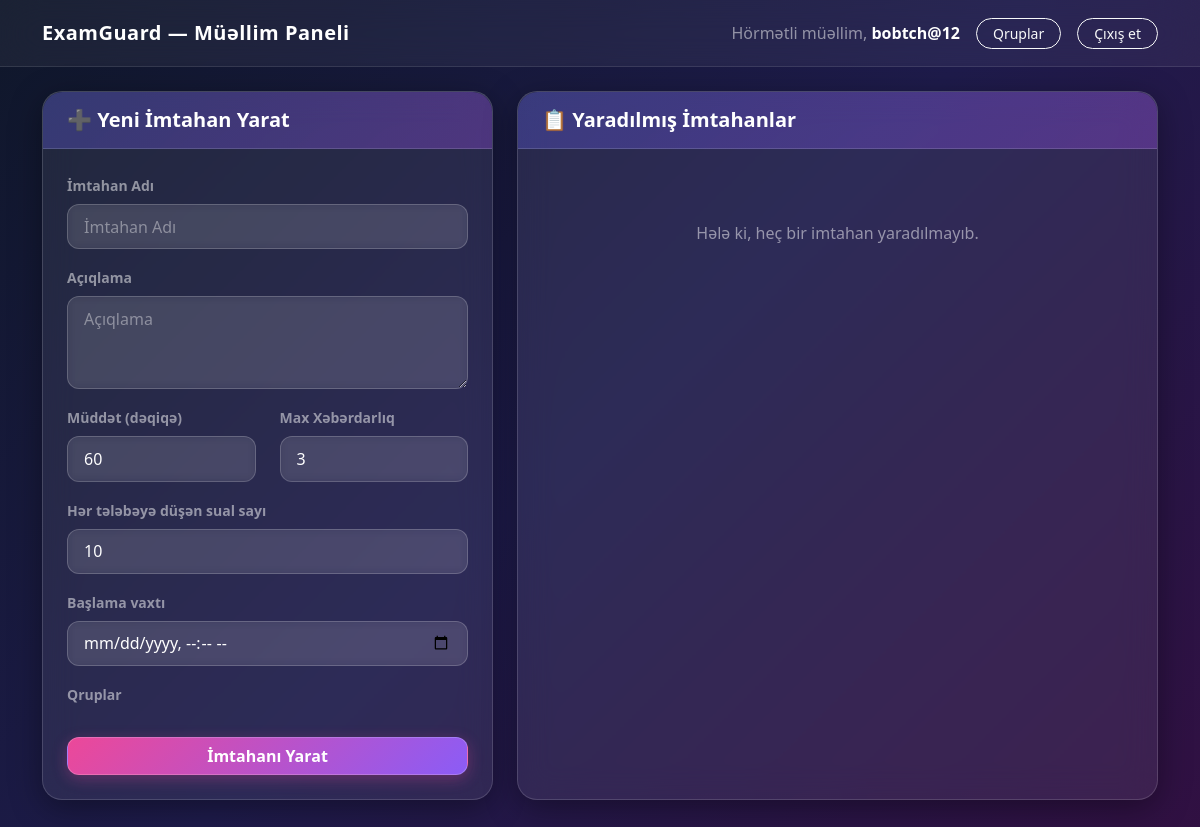
Before: / (signed in) with the older database file.
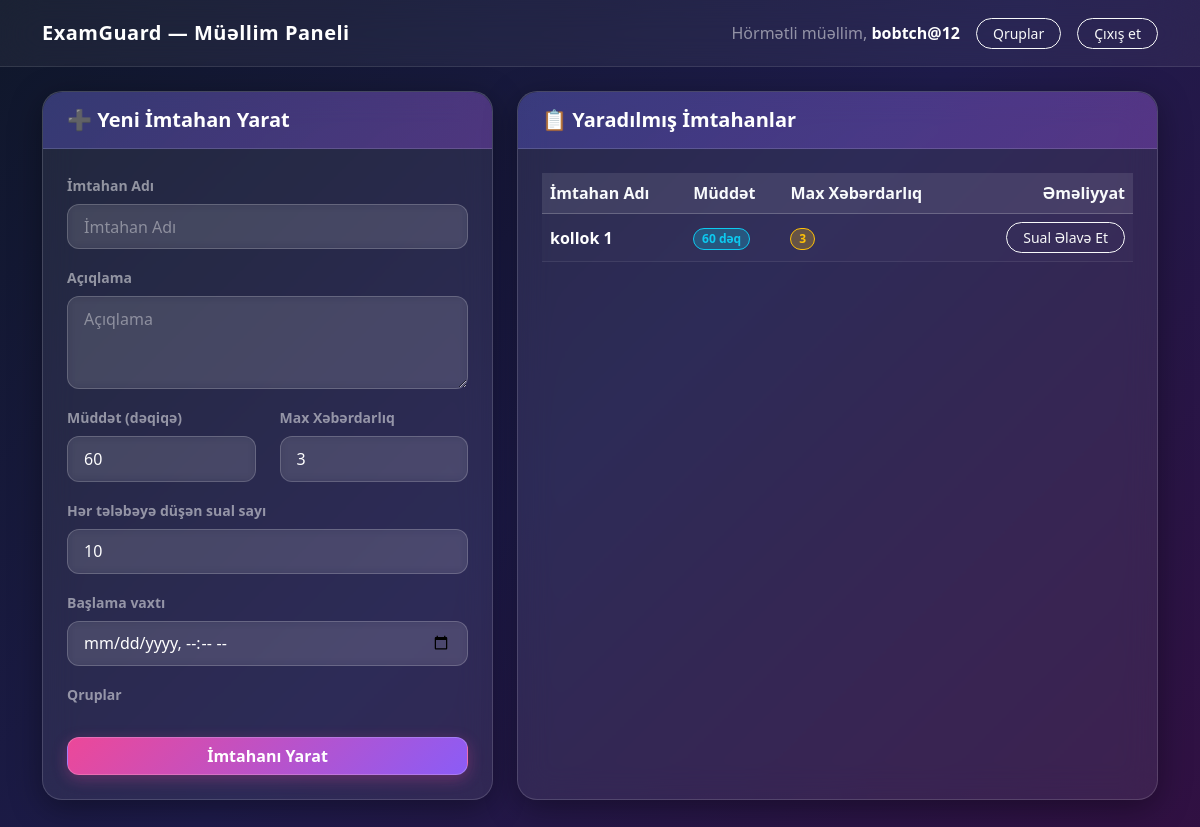
After: the same page with the newer database file.
### core/models/exam.py (models this page shows, shortened)
class Exam(models.Model):
    title = models.CharField(max_length=200, verbose_name="İmtahan adı")
    description = models.TextField(blank=True, null=True)
    created_by = models.ForeignKey(settings.AUTH_USER_MODEL, on_delete=models.CASCADE, limit_choices_to={'role': 'teacher'})
    duration_minutes = models.IntegerField(default=60, verbose_name="Müddət (dəqiqə)")
    max_warnings = models.IntegerField(default=3, verbose_name="Maksimum xəbərdarlıq limiti")
    questions_per_student = models.PositiveIntegerField(default=10, verbose_name="Hər tələbəyə düşən sual sayı")
    start_time = models.DateTimeField(null=True, blank=True, verbose_name="Başlama vaxtı")
    groups = models.ManyToManyField('core.Group', related_name='exams', blank=True, verbose_name="Qruplar")
    created_at = models.DateTimeField(auto_now_add=True)

### core/views.py (the view)
# urls.py: path('', views.teacher_dashboard, name='dashboard'),
@login_required
def teacher_dashboard(request):
    if not request.user.is_teacher():
        return redirect('student_dashboard')
    if request.method == 'POST':
        form = ExamForm(request.POST, teacher=request.user)
        if form.is_valid():
            exam = form.save(commit=False)
            exam.created_by = request.user
            exam.save()
            form.save_m2m()
            return redirect('teacher_dashboard')
    else:
        form = ExamForm(teacher=request.user)
    exams = Exam.objects.filter(created_by=request.user)
    return render(request, 'teacher_dashboard.html', {
        'exam_form': form,
        'exams': exams,
    })

### core/models/user.py (called while the page is built)
    def is_teacher(self):
        return self.role == 'teacher'

### templates/teacher_dashboard.html (shortened to what the changed rows need)
{% load static %}
<!DOCTYPE html>
<html lang="az">
<head>
    <link href="https://cdn.jsdelivr.net/npm/bootstrap@5.3.0/dist/css/bootstrap.min.css" rel="stylesheet">
</head>
<body>
    <div class="container pb-5">
        <div class="row g-4">
            <div class="col-lg-7">
                <div class="glass-panel h-100">
                    <div class="p-4 table-responsive">
                        {% if exams %}
                            <table class="table table-glass align-middle">
                                <thead>
                                    <tr>
                                        <th>İmtahan Adı</th>
                                        <th>Müddət</th>
                                        <th>Max Xəbərdarlıq</th>
                                        <th class="text-end">Əməliyyat</th>
                                    </tr>
                                </thead>
                                <tbody>
                                    {% for exam in exams %}
                                        <tr>
                                            <td class="fw-semibold text-white">{{ exam.title }}</td>
                                            <td><span class="badge bg-info bg-opacity-25 text-info border border-info rounded-pill px-2.5 py-1.5">{{ exam.duration_minutes }} dəq</span></td>
                                            <td><span class="badge bg-warning bg-opacity-25 text-warning border border-warning rounded-pill px-2.5 py-1.5">{{ exam.max_warnings }}</span></td>
                                            <td class="text-end">
                                                <button class="btn btn-sm btn-outline-light rounded-pill px-3" data-bs-toggle="modal" data-bs-target="#addQuestionModal{{ exam.id }}">
                                                    Sual Əlavə Et
                                                </button>
                                            </td>
                                        </tr>
                                    {% endfor %}
                                </tbody>
                            </table>
                        {% else %}
                            <div class="text-center py-5">
                                <p class="text-white-50 mb-0">Hələ ki, heç bir imtahan yaradılmayıb.</p>
                            </div>
                        {% endif %}
                    </div>
                </div>
            </div>
        </div>
    </div>
</body>
</html>

Changed rows visible on the page:
added Exam: title "kollok 1", duration_minutes "60", max_warnings "3"
Other visible differences:
text no longer shown: "Hələ ki, heç bir imtahan yaradılmayıb."
text now shown: "İmtahan Adı Müddət Max Xəbərdarlıq Əməliyyat"
